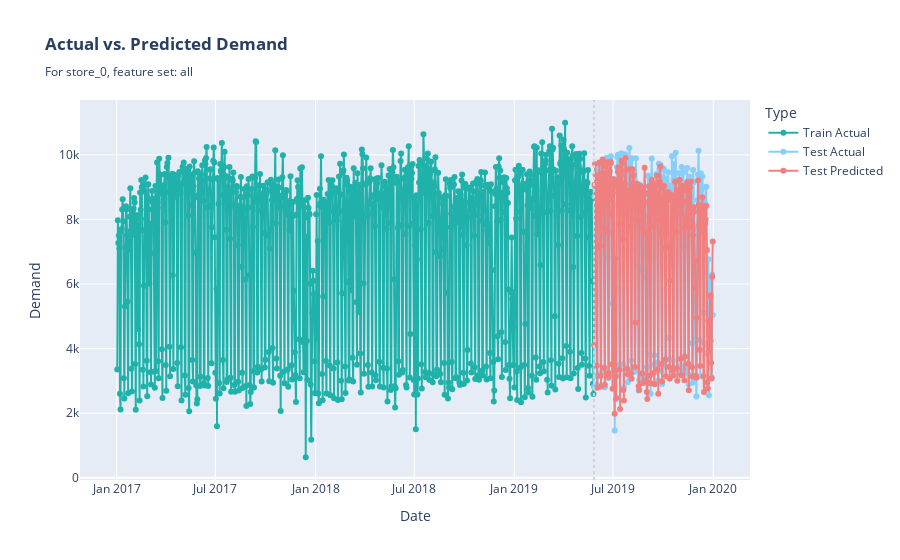
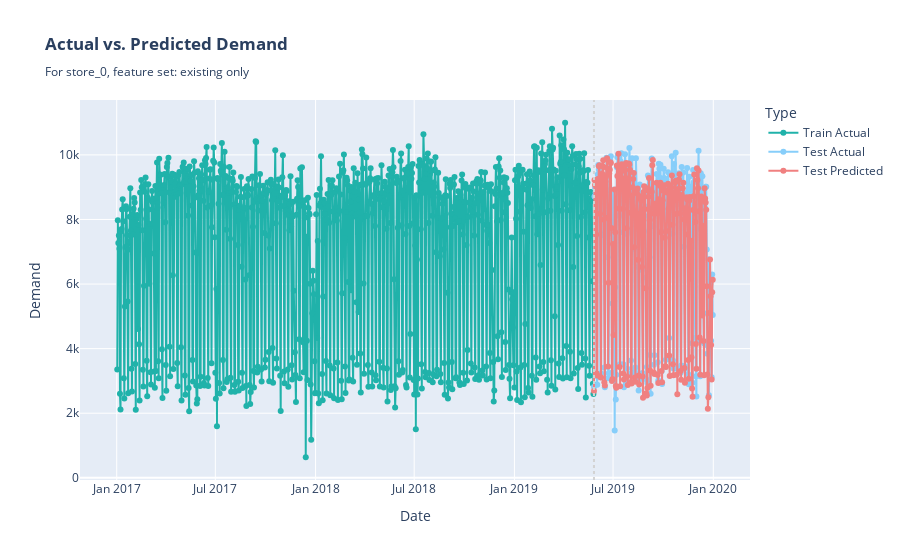
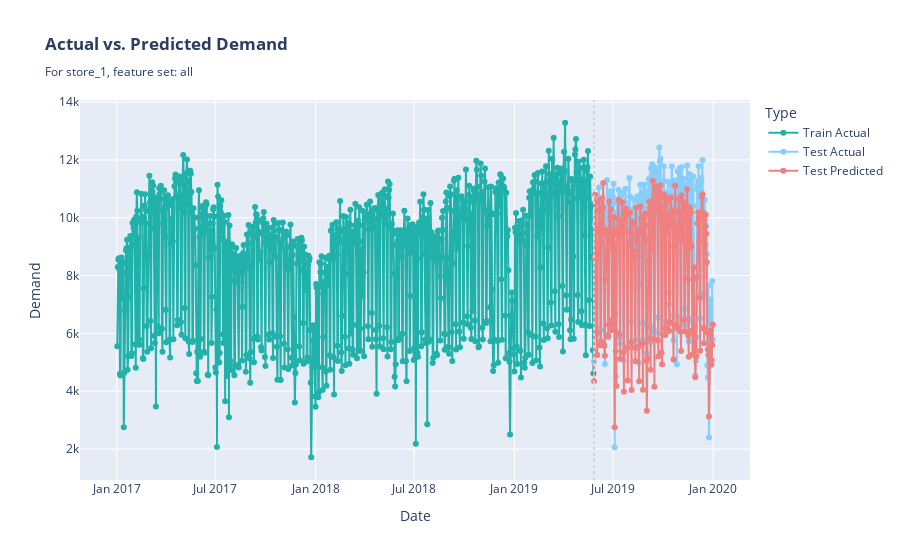
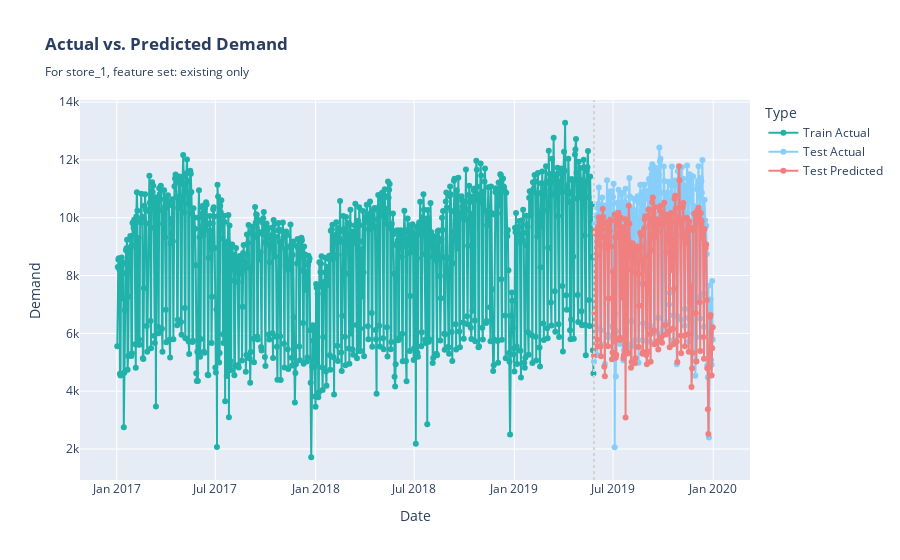

Write notebook code for charts like these, in order.
### Code cell
results = {}

for location in df["location"].unique():
    results[location] = {}
    train, test = split_data(df, location)

    for use_event_features in [True, False]:
        if use_event_features:
            feature_columns = df.columns.difference(["location", "date", "demand"])
            feature_set = "all"
        else:
            feature_columns = [
                col
                for col in df.columns
                if col not in ["location", "date", "demand"]
                and not col.startswith("phq_")
            ]
            feature_set = "existing only"

        X_train = train[feature_columns]
        y_train = train["demand"]
        X_test = test[feature_columns]
        y_test = test["demand"]

        model = train_model(X_train, y_train)
        y_pred = model.predict(X_test)

        plot_results(train, test, y_train, y_test, y_pred, location, feature_set)
        mae, rmse = calculate_metrics(y_test, y_pred)

        results[location][feature_set] = {"MAE": mae, "RMSE": rmse}

    print(f"Location: {location}")
    for features_set in results[location]:
        print(
            f"--- Feature set: {features_set}, MAE: {results[location][features_set]['MAE']:.2f}, RMSE: {results[location][features_set]['RMSE']:.2f}"
        )
    percentage_changes = calculate_percentage_change(
        results[location]["existing only"], results[location]["all"]
    )
    print(
        f"--- Percentage change: MAE change: {percentage_changes['MAE Percentage Change']:.2f}%, RMSE change: {percentage_changes['RMSE Percentage Change']:.2f}%"
    )
    print()

### Figure 1 — Plotly figure (JSON) as saved in the notebook; plotly's stock layout.template omitted (floating-point values rounded to 4 significant figures; data arrays with more than 128 entries replaced by an {"elided": "..."} marker saying what was removed)
{"data": [{"line": {"color": "lightseagreen"}, "mode": "lines+markers", "name": "Train Actual", "type": "scatter", "x": {"elided": "868 str values"}, "y": {"elided": "868 float values"}}, {"line": {"color": "LightSkyBlue"}, "mode": "lines+markers", "name": "Test Actual", "type": "scatter", "x": {"elided": "217 str values"}, "y": {"elided": "217 float values"}}, {"line": {"color": "lightcoral"}, "mode": "lines+markers", "name": "Test Predicted", "type": "scatter", "x": {"elided": "217 str values"}, "y": {"elided": "217 float values"}}], "layout": {"legend": {"title": {"text": "Type"}}, "shapes": [{"line": {"color": "lightgray", "dash": "dot", "width": 2}, "type": "line", "x0": "2019-05-27T00:00:00", "x1": "2019-05-27T00:00:00", "xref": "x", "y0": 0, "y1": 1, "yref": "y domain"}], "title": {"text": "<b>Actual vs. Predicted Demand</b><br><sub>For store_0, feature set: all</sub>"}, "xaxis": {"title": {"text": "Date"}}, "yaxis": {"title": {"text": "Demand"}}}}

### Figure 2 — Plotly figure (JSON) as saved in the notebook; plotly's stock layout.template omitted (floating-point values rounded to 4 significant figures; data arrays with more than 128 entries replaced by an {"elided": "..."} marker saying what was removed)
{"data": [{"line": {"color": "lightseagreen"}, "mode": "lines+markers", "name": "Train Actual", "type": "scatter", "x": {"elided": "868 str values"}, "y": {"elided": "868 float values"}}, {"line": {"color": "LightSkyBlue"}, "mode": "lines+markers", "name": "Test Actual", "type": "scatter", "x": {"elided": "217 str values"}, "y": {"elided": "217 float values"}}, {"line": {"color": "lightcoral"}, "mode": "lines+markers", "name": "Test Predicted", "type": "scatter", "x": {"elided": "217 str values"}, "y": {"elided": "217 float values"}}], "layout": {"legend": {"title": {"text": "Type"}}, "shapes": [{"line": {"color": "lightgray", "dash": "dot", "width": 2}, "type": "line", "x0": "2019-05-27T00:00:00", "x1": "2019-05-27T00:00:00", "xref": "x", "y0": 0, "y1": 1, "yref": "y domain"}], "title": {"text": "<b>Actual vs. Predicted Demand</b><br><sub>For store_0, feature set: existing only</sub>"}, "xaxis": {"title": {"text": "Date"}}, "yaxis": {"title": {"text": "Demand"}}}}

### Figure 3 — Plotly figure (JSON) as saved in the notebook; plotly's stock layout.template omitted (floating-point values rounded to 4 significant figures; data arrays with more than 128 entries replaced by an {"elided": "..."} marker saying what was removed)
{"data": [{"line": {"color": "lightseagreen"}, "mode": "lines+markers", "name": "Train Actual", "type": "scatter", "x": {"elided": "866 str values"}, "y": {"elided": "866 float values"}}, {"line": {"color": "LightSkyBlue"}, "mode": "lines+markers", "name": "Test Actual", "type": "scatter", "x": {"elided": "217 str values"}, "y": {"elided": "217 float values"}}, {"line": {"color": "lightcoral"}, "mode": "lines+markers", "name": "Test Predicted", "type": "scatter", "x": {"elided": "217 str values"}, "y": {"elided": "217 float values"}}], "layout": {"legend": {"title": {"text": "Type"}}, "shapes": [{"line": {"color": "lightgray", "dash": "dot", "width": 2}, "type": "line", "x0": "2019-05-27T00:00:00", "x1": "2019-05-27T00:00:00", "xref": "x", "y0": 0, "y1": 1, "yref": "y domain"}], "title": {"text": "<b>Actual vs. Predicted Demand</b><br><sub>For store_1, feature set: all</sub>"}, "xaxis": {"title": {"text": "Date"}}, "yaxis": {"title": {"text": "Demand"}}}}

### Figure 4 — Plotly figure (JSON) as saved in the notebook; plotly's stock layout.template omitted (floating-point values rounded to 4 significant figures; data arrays with more than 128 entries replaced by an {"elided": "..."} marker saying what was removed)
{"data": [{"line": {"color": "lightseagreen"}, "mode": "lines+markers", "name": "Train Actual", "type": "scatter", "x": {"elided": "866 str values"}, "y": {"elided": "866 float values"}}, {"line": {"color": "LightSkyBlue"}, "mode": "lines+markers", "name": "Test Actual", "type": "scatter", "x": {"elided": "217 str values"}, "y": {"elided": "217 float values"}}, {"line": {"color": "lightcoral"}, "mode": "lines+markers", "name": "Test Predicted", "type": "scatter", "x": {"elided": "217 str values"}, "y": {"elided": "217 float values"}}], "layout": {"legend": {"title": {"text": "Type"}}, "shapes": [{"line": {"color": "lightgray", "dash": "dot", "width": 2}, "type": "line", "x0": "2019-05-27T00:00:00", "x1": "2019-05-27T00:00:00", "xref": "x", "y0": 0, "y1": 1, "yref": "y domain"}], "title": {"text": "<b>Actual vs. Predicted Demand</b><br><sub>For store_1, feature set: existing only</sub>"}, "xaxis": {"title": {"text": "Date"}}, "yaxis": {"title": {"text": "Demand"}}}}
